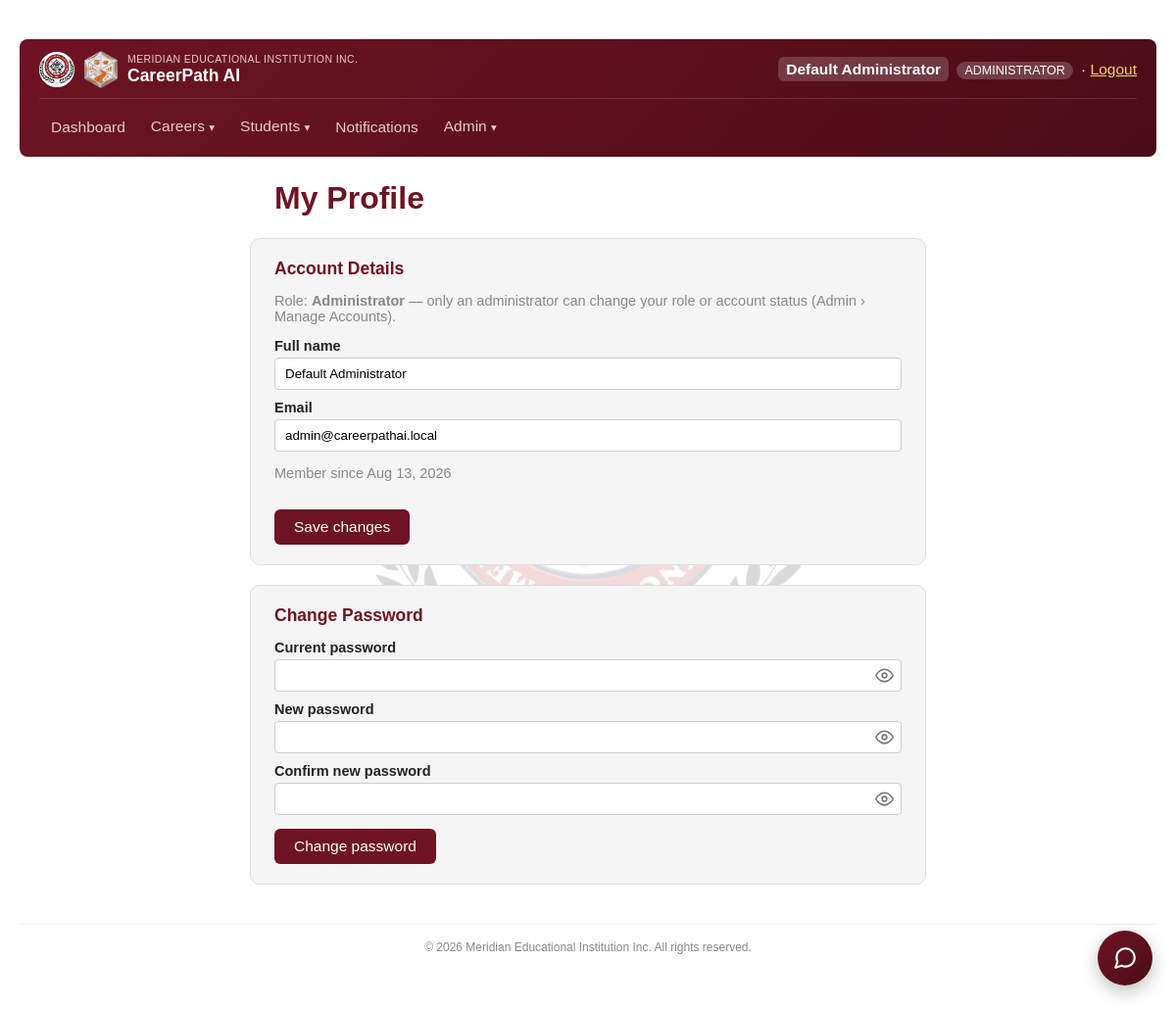
Page /php/staff_profile.php (signed in) on the committed database.
### tables this page shows
CREATE TABLE IF NOT EXISTS users (
    user_id        INT AUTO_INCREMENT PRIMARY KEY,
    name           VARCHAR(150) NOT NULL,
    email          VARCHAR(150) NOT NULL UNIQUE,
    password_hash  VARCHAR(255) NOT NULL,
    role           ENUM('administrator', 'counselor') NOT NULL,
    status         ENUM('active', 'disabled') NOT NULL DEFAULT 'active',
    created_by     INT NULL,
    created_at     TIMESTAMP DEFAULT CURRENT_TIMESTAMP,
    FOREIGN KEY (created_by) REFERENCES users(user_id) ON DELETE SET NULL
);

### php/auth.php (called while the page is built, shortened)
<?php
function current_user(): ?array
{
    return [
        'user_id' => $_SESSION['user_id'],
        'name' => $_SESSION['user_name'],
        'email' => $_SESSION['user_email'],
        'role' => $_SESSION['user_role'],
    ];
}
function require_login(): array
{
    $user = current_user();
    return $user;
}

### php/staff_profile.php (the view, shortened to what this page needs)
<?php
require __DIR__ . '/auth.php';
$currentUser = require_login();
$pdo = get_db();
$stmt = $pdo->prepare("SELECT * FROM users WHERE user_id = :id");
$stmt->execute(['id' => $currentUser['user_id']]);
$user = $stmt->fetch();
?>
<!DOCTYPE html>
<html lang="en">
<head>
</head>
<body>
    <?php require __DIR__ . '/nav.php'; ?>
    <h1>My Profile</h1>
    <div class="panel">
        <h2>Account Details</h2>
        <p class="role-note">Role: <strong><?= htmlspecialchars(ucfirst($user['role'])) ?></strong> — only an administrator can change your role or account status (Admin &rsaquo; Manage Accounts).</p>
        <form method="POST">
            <label>Full name</label>
            <input type="text" name="name" value="<?= htmlspecialchars($user['name']) ?>" required>
            <label>Email</label>
            <input type="email" name="email" value="<?= htmlspecialchars($user['email']) ?>" required>
            <p class="member-since">Member since <?= date('M j, Y', strtotime($user['created_at'])) ?></p>
            <button type="submit">Save changes</button>
        </form>
    </div>
    <div class="panel">
        <h2>Change Password</h2>
        <form method="POST">
            <label>Current password</label>
            <input type="password" name="current_password" required>
            <label>New password</label>
            <input type="password" name="new_password" required minlength="8" pattern="(?=.*[A-Z])(?=.*[0-9])(?=.*[^A-Za-z0-9\s])(?!.*\s).{8,}" title="At least 8 characters with a capital letter, a number and a special character. No spaces.">
            <label>Confirm new password</label>
            <input type="password" name="confirm_password" required minlength="8" pattern="(?=.*[A-Z])(?=.*[0-9])(?=.*[^A-Za-z0-9\s])(?!.*\s).{8,}" title="At least 8 characters with a capital letter, a number and a special character. No spaces.">
            <button type="submit">Change password</button>
        </form>
    </div>
<?php require __DIR__ . '/footer.php'; ?>
</body>
</html>

### php/nav.php (shortened to what this page needs)
<?php
$cpNavUnread = staff_unread_count(get_db(), (int) $currentUser['user_id']);
$cpCurrentPage = basename($_SERVER['PHP_SELF'] ?? '');
$cpIsActive = fn(array $pages) => in_array($cpCurrentPage, $pages, true) ? 'cp-active' : '';
?>
<div class="cp-nav">
    <div class="cp-nav-top">
    <a href="dashboard.php" class="cp-nav-brand">
        <img src="assets/img/logo.png" alt="Meridian Educational Institution Inc. logo" class="cp-nav-logo">
        <img src="assets/img/logo-hex.png" alt="CareerPath AI logo" class="cp-nav-logo cp-nav-logo-hex">
        <span class="cp-nav-brand-text">
            <span class="cp-nav-school">Meridian Educational Institution Inc.</span>
            <span class="cp-nav-title">CareerPath AI</span>
        </span>
    </a>
    <div class="cp-nav-user">
        <a href="staff_profile.php" class="cp-nav-user-name <?= $cpIsActive(['staff_profile.php']) ?>"><?= htmlspecialchars($currentUser['name']) ?></a>
        <span class="cp-role-badge"><?= htmlspecialchars($currentUser['role']) ?></span>
        · <a href="logout.php">Logout</a>
    </div>
    </div>
    <div class="cp-nav-links" id="cp-nav-links">
        <a class="cp-nav-item <?= $cpIsActive(['dashboard.php']) ?>" href="dashboard.php">Dashboard</a>
        <div class="cp-dropdown">
            <button type="button" class="cp-nav-item cp-dropdown-toggle <?= $cpIsActive(['careers.php', 'careers_manage.php', 'career_categories.php']) ?>">Careers <span class="cp-caret">▾</span></button>
        </div>
        <div class="cp-dropdown">
            <button type="button" class="cp-nav-item cp-dropdown-toggle <?= $cpIsActive(['students_lookup.php', 'consultations.php', 'audit_log.php']) ?>">Students <span class="cp-caret">▾</span></button>
        </div>
        <a class="cp-nav-item <?= $cpIsActive(['staff_notifications.php']) ?>" href="staff_notifications.php">Notifications<?php if ($cpNavUnread > 0): ?> <span class="cp-badge"><?= $cpNavUnread ?></span><?php endif; ?></a>
        <?php if ($currentUser['role'] === 'administrator'): ?>
            <div class="cp-dropdown">
                <button type="button" class="cp-nav-item cp-dropdown-toggle <?= $cpIsActive(['users.php', 'settings.php', 'backup.php', 'change_history.php']) ?>">Admin <span class="cp-caret">▾</span></button>
            </div>
        <?php endif; ?>
    </div>
</div>

### php/staff_profile.php (style rules this page uses)
body { font-family: Arial, sans-serif; max-width: 1280px; margin: 40px auto; padding: 0 20px; color: #222; }
body > h1, body > .panel, body > .flash-success, body > .flash-error { max-width: 640px; margin-left: auto; margin-right: auto; }
h1 { color: #6e1423; }
.panel { background: #f5f5f5; border: 1px solid #ddd; border-radius: 10px; padding: 20px 24px; margin-bottom: 20px; }
.panel h2 { margin: 0 0 14px; color: #6e1423; font-size: 17.5px; }
label { display: block; font-size: 14.5px; font-weight: bold; margin: 10px 0 4px; }
input[type=text], input[type=email], input[type=password] { width: 100%; padding: 8px 10px; border: 1px solid #ccc; border-radius: 4px; font-family: inherit; box-sizing: border-box; }
button { margin-top: 14px; padding: 9px 20px; border: none; border-radius: 6px; font-size: 15.5px; cursor: pointer; background: #6e1423; color: #fff; transition: transform 0.12s ease, box-shadow 0.12s ease, background-color 0.15s ease; }
.member-since { font-size: 14.5px; color: #888; }
.role-note { font-size: 14.5px; color: #888; margin: 0 0 14px; }

### php/nav.php (style rules this page uses)
.cp-nav { display: flex; flex-direction: column; gap: 10px; background: linear-gradient(135deg, #6e1423 0%, #4a0c17 100%); color: #fff; padding: 12px 20px; border-radius: 8px; margin-bottom: 24px; font-size: 15.5px; position: relative; }
.cp-nav-top { display: flex; align-items: center; justify-content: space-between; flex-wrap: wrap; gap: 8px 16px; }
.cp-nav-brand { display: flex; align-items: center; gap: 10px; text-decoration: none; margin-right: 10px; flex-shrink: 0; }
.cp-nav-logo { width: 36px; height: 36px; border-radius: 50%; background: #fff; object-fit: cover; flex-shrink: 0; }
.cp-nav-logo-hex { border-radius: 0; background: none; width: 34px; height: auto; object-fit: contain; }
.cp-nav-brand-text { display: flex; flex-direction: column; line-height: 1.2; }
.cp-nav-school { font-size: 10.5px; text-transform: uppercase; letter-spacing: 0.4px; color: #e9c9ce; font-weight: normal; }
.cp-nav-title { font-size: 17.5px; font-weight: bold; color: #fff; }
.cp-nav-links { display: flex; align-items: center; flex-wrap: wrap; gap: 2px; border-top: 1px solid rgba(255,255,255,0.15); padding-top: 10px; }
.cp-nav-item { color: #e9c9ce; text-decoration: none; padding: 8px 12px; border-radius: 6px; background: none; border: none; font: inherit; font-size: 15.5px; font-family: inherit; cursor: pointer; display: inline-block; box-sizing: border-box; line-height: 20px; vertical-align: middle; margin: 0; appearance: none; -webkit-appearance: none; }
.cp-caret { font-size: 11.5px; }
.cp-dropdown { position: relative; }
.cp-nav-user { color: #fff; white-space: nowrap; text-align: right; flex-shrink: 0; }
.cp-nav-user a { color: #ffd166; }
a.cp-nav-user-name { color: #fff; text-decoration: none; padding: 4px 8px; border-radius: 6px; transition: background-color 0.15s ease; }
a.cp-nav-user-name.cp-active { background: rgba(255,255,255,0.18); font-weight: bold; }
.cp-role-badge { background: rgba(255,255,255,0.2); padding: 2px 8px; border-radius: 10px; font-size: 12.5px; text-transform: uppercase; margin: 0 4px; }

### php/footer.php (style rules this page uses)
.cp-pw-wrap input[type="password"], .cp-pw-wrap input[type="text"] { padding-right: 38px !important; }

### rows in the picture
users: name "Default Administrator", role "ADMINISTRATOR", role "Administrator", email "admin@careerpathai.local", created_at "Aug 13, 2026"
